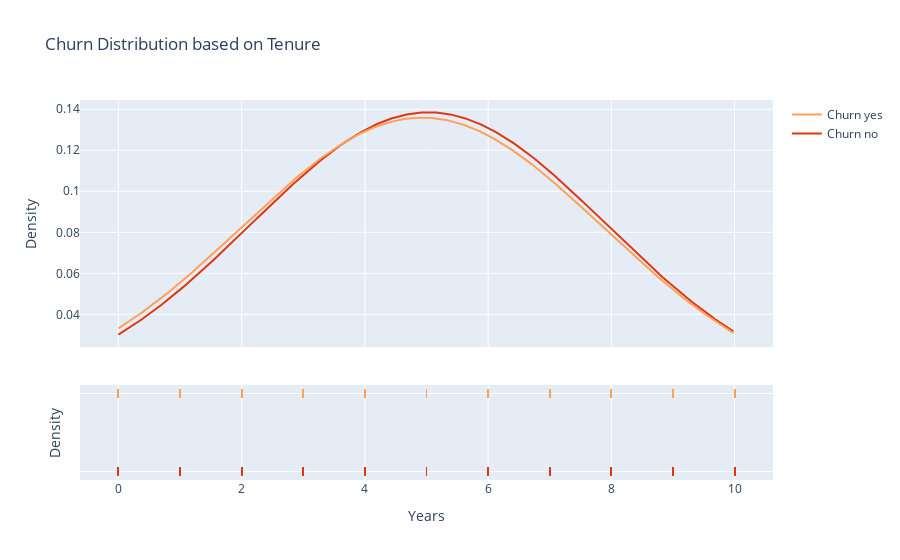

The notebook cell saved with this chart:
### Code cell
import plotly.figure_factory as ff #importing a new function from plotly
x1=df[df["churn"]==0]["tenure"]
x2=df[df["churn"]==1]["tenure"]
hist_data = [x1,x2]

group_labels = ['Churn no','Churn yes']
colors = ['#DC3912', '#FFA15A']

# Create distplot with curve_type set to 'normal'
distplot1 = ff.create_distplot(hist_data, group_labels, curve_type = 'normal', show_hist=False, colors=colors)

# Add title
distplot1.update_layout(title_text='Churn Distribution based on Tenure')
distplot1.update_xaxes(title_text='Years')
distplot1.update_yaxes(title_text='Density')
distplot1.show()

### Figure 1 — Plotly figure (JSON) as saved in the notebook; plotly's stock layout.template omitted (floating-point values rounded to 4 significant figures; data arrays with more than 128 entries replaced by an {"elided": "..."} marker saying what was removed)
{"data": [{"legendgroup": "Churn no", "marker": {"color": "#DC3912"}, "mode": "lines", "name": "Churn no", "showlegend": true, "type": "scatter", "x": {"elided": "500 float values"}, "xaxis": "x", "y": {"elided": "500 float values"}, "yaxis": "y"}, {"legendgroup": "Churn yes", "marker": {"color": "#FFA15A"}, "mode": "lines", "name": "Churn yes", "showlegend": true, "type": "scatter", "x": {"elided": "500 float values"}, "xaxis": "x", "y": {"elided": "500 float values"}, "yaxis": "y"}, {"legendgroup": "Churn no", "marker": {"color": "#DC3912", "symbol": "line-ns-open"}, "mode": "markers", "name": "Churn no", "showlegend": false, "type": "scatter", "x": {"elided": "7963 int values"}, "xaxis": "x", "y": {"elided": "7963 str values"}, "yaxis": "y2"}, {"legendgroup": "Churn yes", "marker": {"color": "#FFA15A", "symbol": "line-ns-open"}, "mode": "markers", "name": "Churn yes", "showlegend": false, "type": "scatter", "x": {"elided": "2037 int values"}, "xaxis": "x", "y": {"elided": "2037 str values"}, "yaxis": "y2"}], "layout": {"barmode": "overlay", "hovermode": "closest", "legend": {"traceorder": "reversed"}, "title": {"text": "Churn Distribution based on Tenure"}, "xaxis": {"anchor": "y2", "domain": [0, 1], "title": {"text": "Years"}, "zeroline": false}, "yaxis": {"anchor": "free", "domain": [0.35, 1], "position": 0, "title": {"text": "Density"}}, "yaxis2": {"anchor": "x", "domain": [0, 0.25], "dtick": 1, "showticklabels": false, "title": {"text": "Density"}}}}
